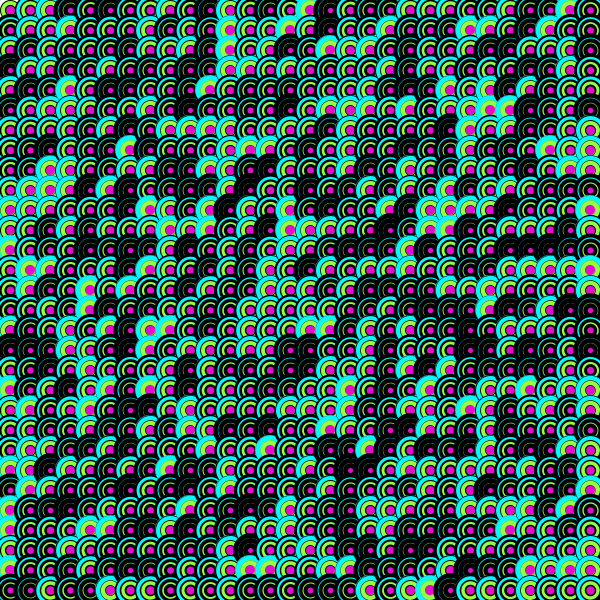
Frame 1 (no input)
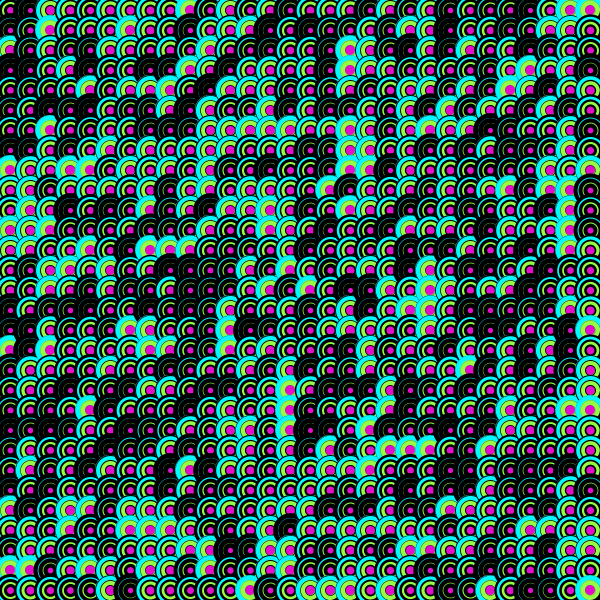
Frame 60 (the mouse pressed at the canvas centre just before this capture)
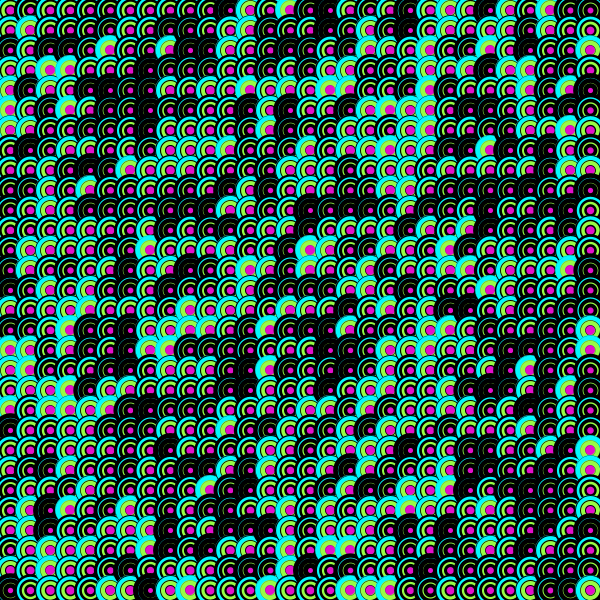
Frame 120 (the mouse held since frame 60 and released just before this capture)

The Processing sketch that drew these frames (run headless with seeded random() and noise(); from frame 60 on, the mouse is pressed at the canvas centre):

// Processing sketch: processing_143438
// ── processing_143438.pde

//Name: PARK Jeungeun  

//ID: 201420080  
float angle;
void setup(){ 
size(600, 600);
smooth();
}

void draw(){
  
  for(int a = 10; a<600; a = a+20){
  for(int b = 10; b<600; b = b+20){
  
   
      ellipse(a, b, 30, 30);
      fill(0);
      rect(a, b, 30,30);
      fill(151,252,69);
      ellipse(a, b, 20, 20);
      fill(227,16,203);
      ellipse(a, b, 10, 10);
      fill(5,249,255);
      
      strokeWeight(random(5));
     


    }
  }
}
    
